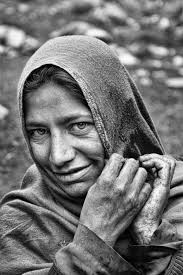
#> input picture Modulewise/Mod2/GeometricTransformations/picC.jpeg, 183 x 275 px
$ python pythonC.py
#> lines starting #> are read from the running program, lines starting #| are printed output that depends on the picture
import cv2
import numpy as np
import matplotlib.pyplot as plt
import tkinter as tk
from tkinter import filedialog

# 1. Open local file picker
root = tk.Tk()
root.withdraw()
print("Select your image for Geometric Transformations...")
image_path = filedialog.askopenfilename(title="Select Image",
                                        filetypes=[("Image files", "*.png *.jpg *.jpeg")])
#> the answer given: picC.jpeg

if not image_path:
    print("No file selected! Exiting...")
else:
    # Load image
    img = cv2.imread(image_path)
#> img is the input picture: shape (275, 183, 3); min 0, max 255, mean 116.2
    if img is None:
        print("Error: Could not load image.")
    else:
        img = cv2.resize(img, (400, 400))
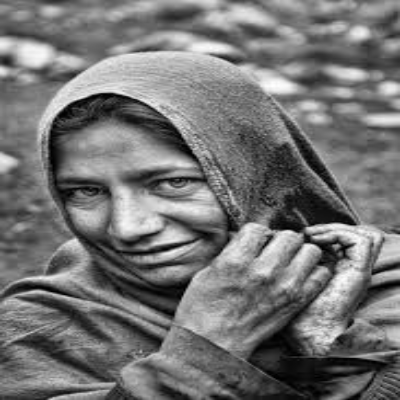
#> img: shape (400, 400, 3); min 0, max 255, mean 116.1
        img_rgb = cv2.cvtColor(img, cv2.COLOR_BGR2RGB)
        rows, cols, ch = img_rgb.shape
#> rows = 400; cols = 400; ch = 3

        # --- GEOMETRIC TRANSFORMATIONS ---

        # 1. Horizontal Shear
        # Matrix: [[1, sx, 0], [0, 1, 0]]
        M_shear_h = np.float32([[1, 0.5, 0], [0, 1, 0]])
        shear_h = cv2.warpAffine(img_rgb, M_shear_h, (int(cols*1.5), rows))
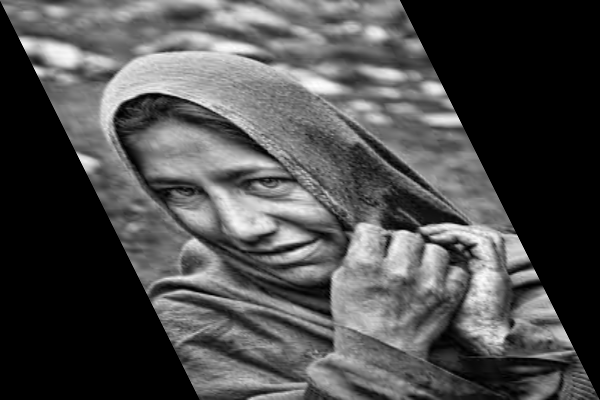
#> shear_h: shape (400, 600, 3); min 0, max 255, mean 77.5

        # 2. Vertical Shear
        # Matrix: [[1, 0, 0], [sy, 1, 0]]
        M_shear_v = np.float32([[1, 0, 0], [0.5, 1, 0]])
        shear_v = cv2.warpAffine(img_rgb, M_shear_v, (cols, int(rows*1.5)))
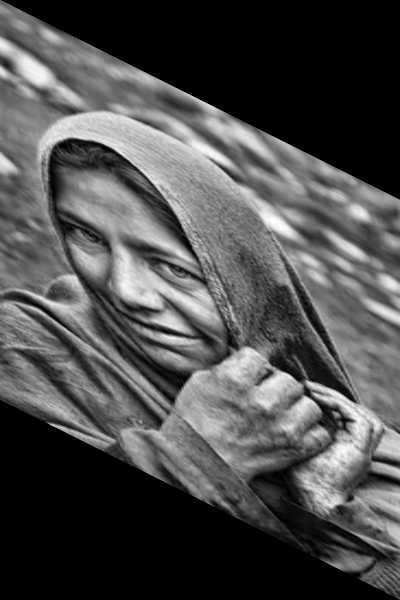
#> shear_v: shape (600, 400, 3); min 0, max 255, mean 77.5

        # 3. Reflection (Horizontal Flip)
        # 1 = horizontal, 0 = vertical, -1 = both
        reflection = cv2.flip(img_rgb, 1)
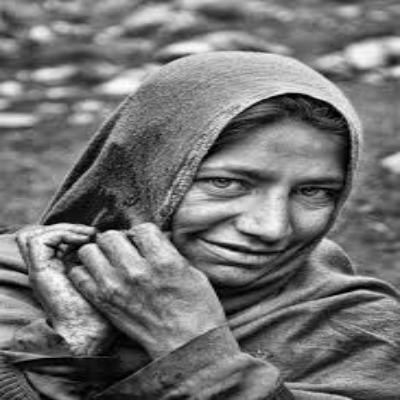
#> reflection: shape (400, 400, 3); min 0, max 255, mean 116.1

        # --- DISPLAY RESULTS ---
        titles = ['Original', 'Horizontal Shear', 'Vertical Shear', 'Reflection (Flip)']
        images = [img_rgb, shear_h, shear_v, reflection]

        plt.figure(figsize=(12, 8))
        for i in range(4):
            plt.subplot(2, 2, i+1)
            plt.imshow(images[i])
            plt.title(titles[i])
            plt.axis('off')

        plt.tight_layout()
        plt.show()
